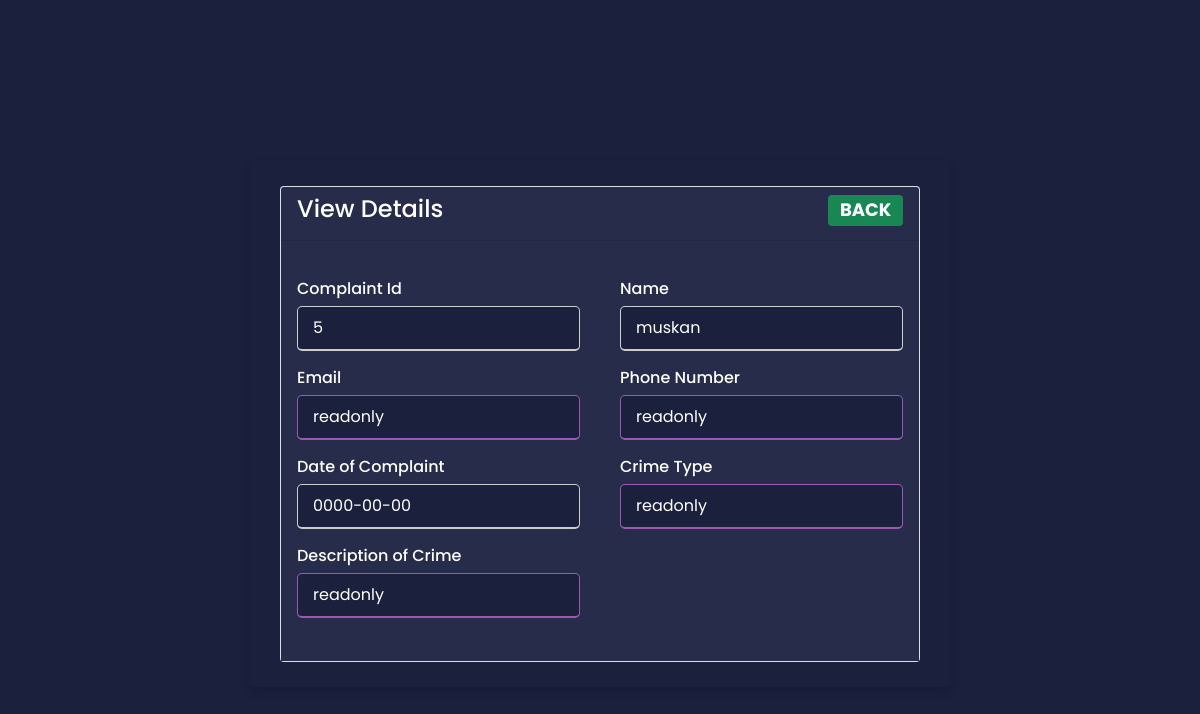
Page /html/PoliceHtml/view.php?viewId=5 on the committed database.
### tables this page shows
CREATE TABLE `complaint` (
  `Id` bigint(250) NOT NULL,
  `Name` varchar(39) NOT NULL,
  `Contact` varchar(15) NOT NULL,
  `Email` varchar(30) NOT NULL,
  `CrimeType` varchar(40) NOT NULL,
  `Date` date NOT NULL,
  `Evidence` longblob NOT NULL,
  `description` varchar(500) NOT NULL,
  `Image` longblob NOT NULL
);

### html/PoliceHtml/view.php (the view, shortened to what this page needs)
<?php
    include "connection.php"
?>
<!doctype html>
<html lang="en">
  <head>
    <link href="https://cdn.jsdelivr.net/npm/bootstrap@5.1.3/dist/css/bootstrap.min.css" rel="stylesheet">
    <link rel="stylesheet" href="../../css/policeCSS/view.css">
</head>
<body >
    <div class="container mt-5">
        <div class="row">
            <div class="col-md-12">
                <div class="card">
                    <div class="card-header" style="background: #272c4a;">
                        <h4 style="color:white;">View Details
                            <a href="complaint.php" class="badge btn-success float-end" style="text-decoration: none;">BACK</a>
                        </h4>
                    </div>
                    <div class="card-body" style="background: #272c4a; color:white">
                        <?php
                        if(isset($_GET['viewId']))
                        {
                            $viewId = $_GET['viewId'];
                            $query = "SELECT * FROM complaint WHERE Id ='$viewId' ";
                            $result = $conn->query($query);
                            while($row=$result->fetch_assoc()){
                                echo '
                                  <div class="user-details" >
                                <div class="content" >
                                <form action="#">
                                  <div class="user-details" ">
                                    <div class="input-box">
                                      <span class="details">Complaint Id</span>
                                      <input value='.$row['Id'].' readonly style="background:#1b203d; color:white">
                                    </div>
                                    <div class="input-box">
                                      <span class="details">Name</span>
                                      <input value='.$row['Name'].' readonly style="background:#1b203d; color:white">
                                    </div>
                                    <div class="input-box">
                                      <span class="details">Email</span>
                                      <input value='.$row['Email'].' readonly style="background:#1b203d; color:white">
                                    </div>
                                    <div class="input-box">
                                      <span class="details">Phone Number</span>
                                      <input value='.$row['Contact'].' readonly style="background:#1b203d; color:white">
                                    </div>
                                    <div class="input-box">
                                      <span class="details">Date of Complaint</span>
                                      <input value='.$row['Date'].' readonly style="background:#1b203d; color:white">
                                    </div>
                                    <div class="input-box">
                                      <span class="details">Crime Type</span>
                                      <input value='.$row['CrimeType'].' readonly style="background:#1b203d; color:white">
                                    </div>
                                    <div class="input-box">
                                      <span class="details">Description of Crime</span>
                                      <input value='.$row['description'].' readonly style="background:#1b203d; color:white">
                                    </div>
                                </form>
                              </div>
                                ';
                            }
                        }
                        ?>
                    </div>
                </div>
            </div>
        </div>
    </div>
</body>
</html>

### css/policeCSS/view.css (style rules this page uses)
* { margin: 0; padding: 0; box-sizing: border-box; font-family: 'Poppins', sans-serif; }
body { height: 100vh; display: flex; justify-content: center; align-items: center; padding: 10px; background-color: #1b203d; }
.container { max-width: 700px; width: 100%; background-color: #1b203d; padding: 25px 30px; border-radius: 5px; box-shadow: 0 5px 10px rgba(0, 0, 0, 0.15); }
.content form .user-details { display: flex; flex-wrap: wrap; justify-content: space-between; margin: 20px 0 12px 0; }
form .user-details .input-box { margin-bottom: 15px; width: calc(100% / 2 - 20px); }
form .input-box span.details { display: block; font-weight: 500; margin-bottom: 5px; }
.user-details .input-box input { height: 45px; width: 100%; outline: none; font-size: 16px; border-radius: 5px; padding-left: 15px; border: 1px solid #ccc; border-bottom-width: 2px; transition: all 0.3s ease; }
.user-details .input-box input:focus, .user-details .input-box input:valid { border-color: #9b59b6; }

### rows in the picture
complaint: Id "5", Name "muskan", Date "0000-00-00"
